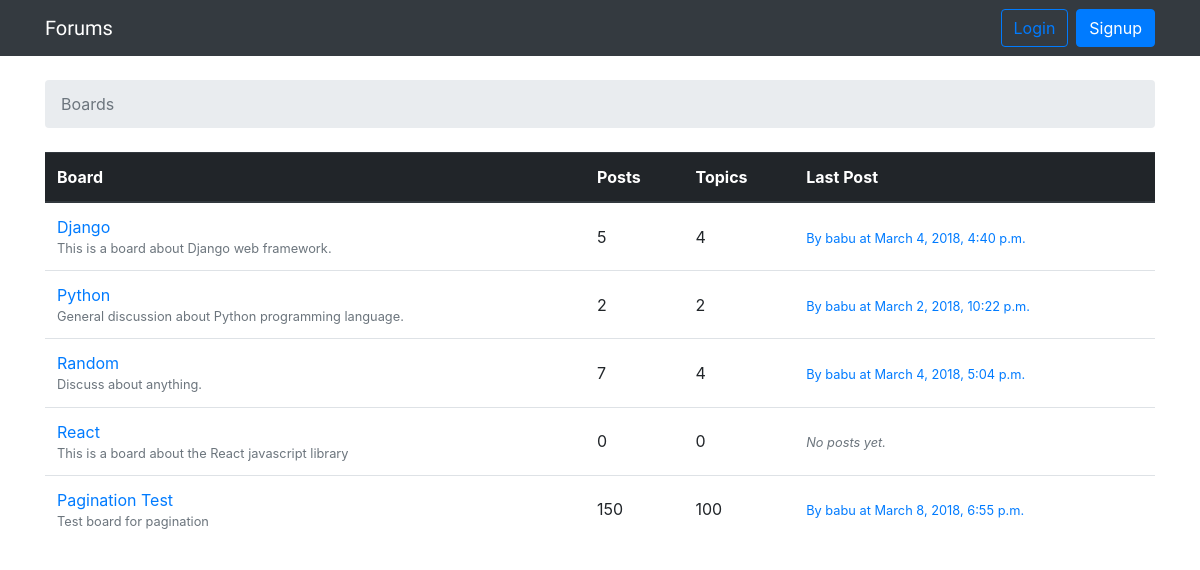
The page / on the database its author committed.
### forums/models.py (models this page shows, shortened)
class Board(models.Model):
    name = models.CharField(max_length=30, unique=True)
    description = models.CharField(max_length=100)
    def get_posts_count(self):
        return Post.objects.filter(topic__board=self).count()
    def get_last_post(self):
        return Post.objects.filter(topic__board=self).order_by('-created_at').first()

class Post(models.Model):
    message = models.TextField(max_length=4000)
    topic = models.ForeignKey(
        Topic,
        on_delete=models.CASCADE,
        related_name='posts',
    )
    created_at = models.DateTimeField(auto_now_add=True)
    updated_at = models.DateTimeField(null=True)
    created_by = models.ForeignKey(
        settings.AUTH_USER_MODEL,
        on_delete=models.CASCADE,
        related_name='posts',
    )
    updated_by = models.ForeignKey(
        settings.AUTH_USER_MODEL,
        on_delete=models.CASCADE,
        null=True,
        related_name='+',
    )

### users/models.py (models this page shows)
class CustomUser(AbstractUser):
    objects = CustomUserManager()

### forums/views.py (the view)
# urls.py: path('', views.BoardListView.as_view(), name='home'),
class BoardListView(ListView):
    template_name = 'home.html'
    model = Board

### templates/home.html (shortened to what this page needs)
{% extends 'base.html' %}
{% block breadcrumb %}
<li class="breadcrumb-item active">
    Boards
</li>
{% endblock %}
{% block content %}
<table class="table">
    <thead class="thead-dark">
        <tr>
            <th>Board</th>
            <th>Posts</th>
            <th>Topics</th>
            <th>Last Post</th>
        </tr>
    </thead>
    <tbody>
        {% for board in object_list %}
            <tr>
                <td>
                    <a href="{% url 'board_topics' board.pk %}">
                        {{ board.name }}
                    </a>
                    <small class="text-muted d-block">
                        {{ board.description }}
                    </small>
                </td>
                <td class="align-middle">{{ board.get_posts_count }}</td>
                <td class="align-middle">{{ board.topics.count }}</td>
                <td class="align-middle">
                    {% with post=board.get_last_post %}
                        {% if post %}
                            <small>
                                <a href="{% url 'topic_posts' board.pk post.topic.pk %}">
                                    By {{ post.created_by.username }} at {{ post.created_at }}
                                </a>
                            </small>
                        {% else %}
                            <small class="text-muted">
                                <em>No posts yet.</em>
                            </small>
                        {% endif %}
                    {% endwith %}
                </td>
            </tr>
        {% endfor %}
    </tbody>
</table>
{% endblock %}

### rows shown on the page
Board: name "Django", description "This is a board about Django web framework.", get_posts_count "5", topics.count "4", get_last_post.created_by.username "babu", get_last_post.created_at "March 4, 2018, 4:40 p.m."
Board: name "Python", description "General discussion about Python programming language.", get_posts_count "2", topics.count "2", get_last_post.created_by.username "babu", get_last_post.created_at "March 2, 2018, 10:22 p.m."
Board: name "Random", description "Discuss about anything.", get_posts_count "7", topics.count "4", get_last_post.created_by.username "babu", get_last_post.created_at "March 4, 2018, 5:04 p.m."
Board: name "React", description "This is a board about the React javascript library", get_posts_count "0", topics.count "0", shows "No posts yet."
Board: name "Pagination Test", description "Test board for pagination", get_posts_count "150", topics.count "100", get_last_post.created_by.username "babu", get_last_post.created_at "March 8, 2018, 6:55 p.m."
